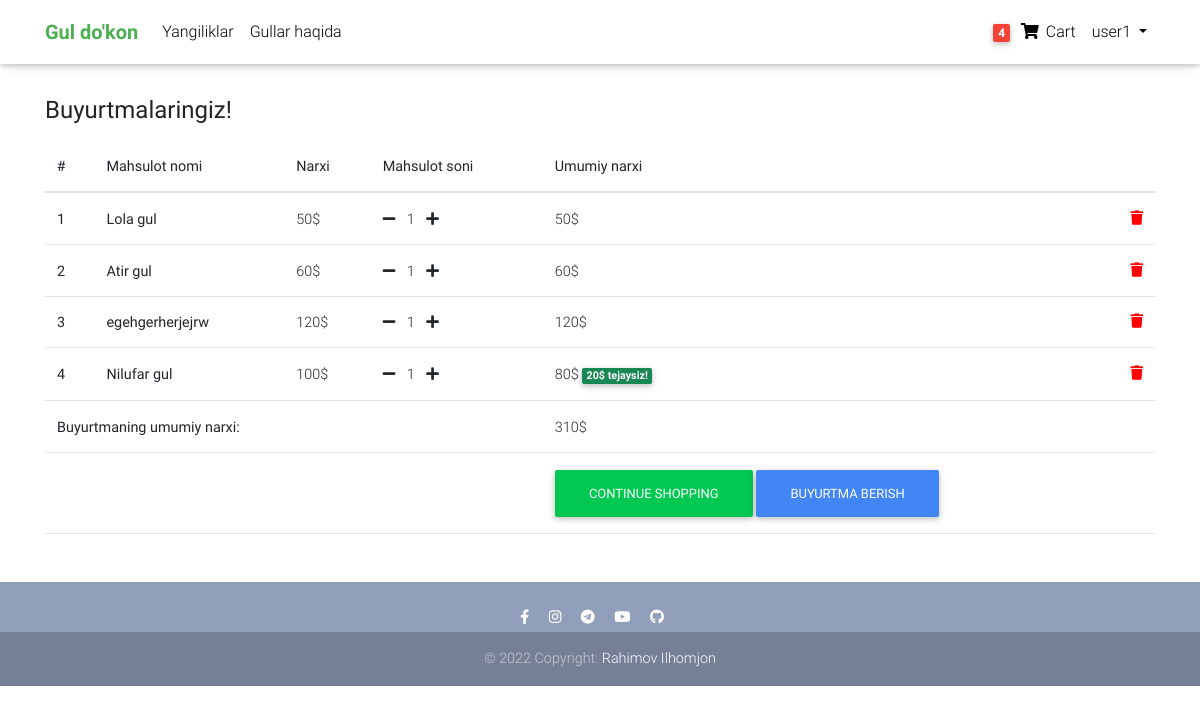
The page /order-summary (signed in) on the database its author committed.
### accounts/models.py (models this page shows)
class CustomUser(AbstractUser):
    age = models.PositiveIntegerField(null=True, blank=True)

### flowers/models.py (models this page shows, shortened)
class Order(models.Model):
    user = models.ForeignKey(settings.AUTH_USER_MODEL, on_delete=models.CASCADE)
    products = models.ManyToManyField(OrderProduct)
    start_date = models.DateTimeField(auto_now_add=True)
    ordered_date = models.DateTimeField()
    ordered = models.BooleanField(default=False)
    order_completed = models.BooleanField(default=False)
    order_completed_date = models.DateTimeField(null=True, blank=True)
    billingAddress = models.ForeignKey('BillingAddress', on_delete=models.SET_NULL, blank=True, null=True)
    payment = models.ForeignKey('Payment', on_delete=models.SET_NULL, blank=True, null=True)
    promo_code_text = models.CharField(max_length=20, blank=True, null=True)
    promocode = models.ForeignKey('PromoCode', on_delete=models.SET_NULL, blank=True, null=True)
    def get_total(self):
        total = 0
        for order_product in self.products.all():
            total += order_product.get_final_price()
        promo_code = self.promocode
        if promo_code:
            if promo_code.discount_cash:
                total -= promo_code.discount_cash
            elif promo_code.discount_interest:
                total *= (100-promo_code.discount_interest) / 100
        return total

class OrderProduct(models.Model):
    user = models.ForeignKey(settings.AUTH_USER_MODEL, on_delete=models.CASCADE)
    ordered = models.BooleanField(default=False)
    product = models.ForeignKey(Product, on_delete=models.CASCADE)
    quantity = models.IntegerField(default=1)
    def get_total_product_price(self):
        return self.quantity * self.product.price
    def get_total_product_discount_price(self):
        return self.quantity * self.product.discount_price
    def get_amount_saved(self):
        return self.get_total_product_price() - self.get_total_product_discount_price()
    def get_final_price(self):
        if self.product.discount_price:
            return self.get_total_product_discount_price()
        return self.get_total_product_price()

class Product(models.Model):
    name = models.CharField(max_length=50)
    description = RichTextField()
    date = models.DateTimeField(auto_now_add=True)
    image = models.ImageField(upload_to='images/')
    price = models.IntegerField()
    discount_price = models.IntegerField(null=True, blank=True)
    category = models.ForeignKey(Category, on_delete=models.CASCADE)
    label = models.CharField(choices=LABEL_CHOICES, max_length=10, null=True, blank=True)
    class Meta:
        verbose_name_plural = "Products"

### flowers/views.py (the view)
# urls.py: path('order-summary', OrderSummaryView.as_view(), name='order-summary'),
class OrderSummaryView(LoginRequiredMixin, View):
    def get(self, *args, **kwargs):
        try:
            order = Order.objects.get(user=self.request.user, ordered=False)
            return render(self.request, 'order_summary.html', context={
                'object': order,
            })
        except ObjectDoesNotExist:
            messages.error(self.request, "Savatingiz bo'sh, mahsulot tanlab uni qo'shing!", extra_tags='danger')
            return HttpResponseRedirect(self.request.META.get('HTTP_REFERER'))

### flowers/templatetags/card_template_tags.py (called while the page is built)
@register.filter()
def card_flower_count(user):
    if user.is_authenticated:
        qs = Order.objects.filter(user=user, ordered=False)
        if qs.exists():
            return qs.last().products.count()
    return 0

### template/order_summary.html (shortened to what this page needs)
{% extends 'base.html' %}
{% block content %}
<div class="mt-5 pt-5">
  </div>
<main>
    <div class="container">
  <h4><b>Buyurtmalaringiz!</b></h4>
<table class="table table-hover mt-3 mb-5">
    <thead>
    <tr>
      <th scope="col">#</th>
      <th scope="col">Mahsulot nomi</th>
      <th scope="col">Narxi</th>
      <th scope="col">Mahsulot soni</th>
      <th scope="col">Umumiy narxi</th>
    </tr>
  </thead>
  <tbody class="table-group-divider">
  {% for order_product in object.products.all %}
    <tr>
      <th scope="row">{{ forloop.counter }}</th>
      <th><a class="text-link active" href="{% url 'product' order_product.product.id %} ">{{ order_product.product.name }}</a></th>
      {% if order_product.product.discount_price %}
        <td>{{ order_product.product.price }}$</td>
        <td>
          <a href="{% url 'remove-flower-from-card' order_product.product.id %}"><i class="fas fa-minus mr-2"></i> </a>
          {{ order_product.quantity }}
          <a href="{% url 'add-to-card' order_product.product.id %}"><i class="fas fa-plus ml-2"></i></a>
        </td>
        <td>{{ order_product.get_final_price }}$
          <span class="badge text-bg-success">{{ order_product.get_amount_saved }}$ tejaysiz!</span>
          <a style="color:red;" href="{% url 'remove-from-card' order_product.product.id %}">
            <i class="fas fa-trash float-right"></i>
          </a>
        </td>
      {% else %}
        <td>{{ order_product.product.price }}$</td>
        <td>
          <a href="{% url 'remove-flower-from-card' order_product.product.id %}"><i class="fas fa-minus mr-2"></i> </a>
          {{ order_product.quantity }}
          <a href="{% url 'add-to-card' order_product.product.id %}"><i class="fas fa-plus ml-2"></i></a>
        </td>
        <td>{{ order_product.get_final_price }}$
          <a style="color:red;" href="{% url 'remove-from-card' order_product.product.id %}">
            <i class="fas fa-trash float-right"></i>
          </a>
        </td>
      {% endif %}
    </tr>
  {% endfor %}
  <tr>
    <td colspan="4"><b>Buyurtmaning umumiy narxi: </b></td>
    <td>{{ object.get_total }}$</td>
  </tr>
  <tr>
    <td colspan="4"></td>
    <td><a class="btn btn-success" href="/category/0/page/1/">continue shopping</a>
      {% if object.products.all %}
        <a class="btn btn-primary" href="{% url 'checkout' %}">Buyurtma berish</a> </td>
      {% endif %}
  </tr>
  </tbody>
</table>
    </div>
</main>
{% endblock content %}

### template/base.html (shortened to what this page needs)
{% load static %}
{% load card_template_tags %}
<!doctype html>
<html lang="uz">
<head>
  <link href="https://cdn.jsdelivr.net/npm/bootstrap@5.2.3/dist/css/bootstrap.min.css" rel="stylesheet">
  <link href="https://getbootstrap.com/docs/5.2/assets/css/docs.css" rel="stylesheet">
  <link rel="stylesheet" href="https://use.fontawesome.com/releases/v5.11.2/css/all.css">
  <link href="/static/css/bootstrap.min.css" rel="stylesheet">
  <link href="/static/css/mdb.min.css" rel="stylesheet">
  <link href="/static/css/style.min.css" rel="stylesheet">
</head>
<body>
  <nav class="navbar fixed-top navbar-expand-lg navbar-light white scrolling-navbar">
    <div class="container">
      <a class="navbar-brand waves-effect" href="/category/0/page/1/">
        <strong class="green-text"><b>Gul do'kon</b></strong>
      </a>
      <div class="collapse navbar-collapse" id="navbarSupportedContent">
        <ul class="navbar-nav mr-auto">
          <li class="nav-item">
            <a class="nav-link waves-effect" href="">Yangiliklar</a>
          </li>
          <li class="nav-item">
            <a class="nav-link waves-effect" href="">Gullar haqida</a>
          </li>
        </ul>
        <ul class="navbar-nav nav-flex-icons">
          {% if user.is_authenticated %}
          <li class="nav-item">
            <a href="{% url 'order-summary' %}" class="nav-link waves-effect">
              <span class="badge red z-depth-1 mr-1"> {{ user|card_flower_count }} </span>
              <i class="fas fa-shopping-cart"></i>
              <span class="clearfix d-none d-sm-inline-block"> Cart </span>
            </a>
          </li>
           <li class="nav-item dropdown">
              <a class="nav-link dropdown-toggle" href="#" role="button" data-bs-toggle="dropdown" aria-expanded="false">
                {{ user.username }}
              </a>
            </li>
          {% else %}
          <div class="button small">
            <a href="{% url 'login' %}" class="btn btn-outline-light" type="submit" style="height:40; width:120;">login</a></div>
          {% endif %}
        </ul>
      </div>
    </div>
  </nav>
    <main>
        {% block content %}
        {% endblock content %}
    </main>
  <footer class="page-footer text-center font-small mt-4 wow fadeIn">
    <hr class="my-4">
    <div class="pb-1">
      <a href="https://www.facebook.com/profile.php?id=100075273840350&mibextid=ZbWKwL" target="_blank">
        <i class="fab fa-facebook-f mr-3"></i>
      </a>
      <a href="https://www.instagram.com/rahimov_ilhomjon01/" target="_blank">
        <i class="fab fa-instagram mr-3"></i>
      </a>
      <a href="http://t.me/Rahimov_Ilhomjon" target="_blank">
        <i class="fab fa-telegram mr-3"></i>
      </a>
      <a href="https://www.youtube.com/@realpythonacademy3211" target="_blank">
        <i class="fab fa-youtube mr-3"></i>
      </a>
      <a href="https://github.com/RahimovIlhom" target="_blank">
        <i class="fab fa-github mr-3"></i>
      </a>
    </div>
    <div class="footer-copyright py-3">
      © 2022 Copyright:
      <a href="" target="_blank"> Rahimov Ilhomjon </a>
    </div>
  </footer>
  </body>
</html>

### template/base.html (style rules this page uses)
html, body, header, .carousel { height: 60vh; }

### rows shown on the page
CustomUser: id "4", username "user1"
OrderProduct: product.name "Lola gul", product.price "50", quantity "1", get_final_price "50"
OrderProduct: product.name "Atir gul", product.price "60", quantity "1", get_final_price "60"
OrderProduct: product.name "egehgerherjejrw", product.price "120", quantity "1", get_final_price "120"
OrderProduct: product.name "Nilufar gul", product.price "100", quantity "1", get_final_price "80", get_amount_saved "20"
Order: get_total "310"
